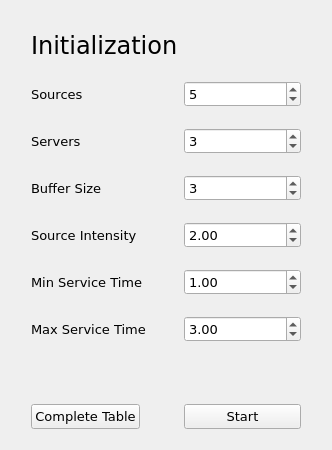
<?xml version="1.0" encoding="UTF-8"?>
<ui version="4.0">
 <class>MainWindow</class>
 <widget class="QMainWindow" name="MainWindow">
  <property name="geometry">
   <rect>
    <x>0</x>
    <y>0</y>
    <width>332</width>
    <height>421</height>
   </rect>
  </property>
  <property name="windowTitle">
   <string>Init Window</string>
  </property>
  <widget class="QWidget" name="centralWidget">
   <layout class="QGridLayout" name="gridLayout">
    <item row="0" column="0">
     <layout class="QFormLayout" name="formLayout">
      <property name="verticalSpacing">
       <number>21</number>
      </property>
      <property name="leftMargin">
       <number>20</number>
      </property>
      <property name="topMargin">
       <number>20</number>
      </property>
      <property name="rightMargin">
       <number>20</number>
      </property>
      <property name="bottomMargin">
       <number>10</number>
      </property>
      <item row="0" column="0">
       <widget class="QLabel" name="label">
        <property name="font">
         <font>
          <family>Verdana</family>
          <pointsize>18</pointsize>
         </font>
        </property>
        <property name="text">
         <string>Initialization</string>
        </property>
       </widget>
      </item>
      <item row="1" column="0">
       <widget class="QLabel" name="label_2">
        <property name="font">
         <font>
          <family>Verdana</family>
          <pointsize>10</pointsize>
         </font>
        </property>
        <property name="text">
         <string>Sources</string>
        </property>
       </widget>
      </item>
      <item row="1" column="1">
       <widget class="QSpinBox" name="sourceNumber">
        <property name="font">
         <font>
          <family>Verdana</family>
          <pointsize>10</pointsize>
         </font>
        </property>
        <property name="value">
         <number>5</number>
        </property>
       </widget>
      </item>
      <item row="2" column="0">
       <widget class="QLabel" name="label_3">
        <property name="font">
         <font>
          <family>Verdana</family>
          <pointsize>10</pointsize>
         </font>
        </property>
        <property name="text">
         <string>Servers</string>
        </property>
       </widget>
      </item>
      <item row="2" column="1">
       <widget class="QSpinBox" name="serverNumber">
        <property name="font">
         <font>
          <family>Verdana</family>
          <pointsize>10</pointsize>
         </font>
        </property>
        <property name="value">
         <number>3</number>
        </property>
       </widget>
      </item>
      <item row="3" column="0">
       <widget class="QLabel" name="label_4">
        <property name="font">
         <font>
          <family>Verdana</family>
          <pointsize>10</pointsize>
         </font>
        </property>
        <property name="text">
         <string>Buffer Size</string>
        </property>
       </widget>
      </item>
      <item row="3" column="1">
       <widget class="QSpinBox" name="bufferSize">
        <property name="font">
         <font>
          <family>Verdana</family>
          <pointsize>10</pointsize>
         </font>
        </property>
        <property name="value">
         <number>3</number>
        </property>
       </widget>
      </item>
      <item row="4" column="0">
       <widget class="QLabel" name="label_5">
        <property name="font">
         <font>
          <family>Verdana</family>
          <pointsize>10</pointsize>
         </font>
        </property>
        <property name="text">
         <string>Source Intensity</string>
        </property>
       </widget>
      </item>
      <item row="4" column="1">
       <widget class="QDoubleSpinBox" name="sourceInt">
        <property name="font">
         <font>
          <family>Verdana</family>
          <pointsize>10</pointsize>
         </font>
        </property>
        <property name="value">
         <double>2.000000000000000</double>
        </property>
       </widget>
      </item>
      <item row="5" column="0">
       <widget class="QLabel" name="label_6">
        <property name="font">
         <font>
          <family>Verdana</family>
          <pointsize>10</pointsize>
         </font>
        </property>
        <property name="text">
         <string>Min Service Time</string>
        </property>
       </widget>
      </item>
      <item row="5" column="1">
       <widget class="QDoubleSpinBox" name="serverIntMin">
        <property name="font">
         <font>
          <family>Verdana</family>
          <pointsize>10</pointsize>
         </font>
        </property>
        <property name="value">
         <double>1.000000000000000</double>
        </property>
       </widget>
      </item>
      <item row="6" column="0">
       <widget class="QLabel" name="label_7">
        <property name="font">
         <font>
          <family>Verdana</family>
          <pointsize>10</pointsize>
         </font>
        </property>
        <property name="text">
         <string>Max Service Time</string>
        </property>
       </widget>
      </item>
      <item row="6" column="1">
       <widget class="QDoubleSpinBox" name="serverIntMax">
        <property name="font">
         <font>
          <family>Verdana</family>
          <pointsize>10</pointsize>
         </font>
        </property>
        <property name="value">
         <double>3.000000000000000</double>
        </property>
       </widget>
      </item>
      <item row="8" column="0">
       <widget class="QPushButton" name="completeBtn">
        <property name="font">
         <font>
          <family>Verdana</family>
          <pointsize>10</pointsize>
         </font>
        </property>
        <property name="text">
         <string>Complete Table</string>
        </property>
       </widget>
      </item>
      <item row="8" column="1">
       <widget class="QPushButton" name="startBtn">
        <property name="font">
         <font>
          <family>Verdana</family>
          <pointsize>10</pointsize>
         </font>
        </property>
        <property name="text">
         <string>Start</string>
        </property>
       </widget>
      </item>
      <item row="7" column="1">
       <spacer name="horizontalSpacer">
        <property name="orientation">
         <enum>Qt::Horizontal</enum>
        </property>
        <property name="sizeHint" stdset="0">
         <size>
          <width>40</width>
          <height>20</height>
         </size>
        </property>
       </spacer>
      </item>
     </layout>
    </item>
   </layout>
  </widget>
 </widget>
 <layoutdefault spacing="6" margin="11"/>
 <tabstops>
  <tabstop>sourceNumber</tabstop>
  <tabstop>serverNumber</tabstop>
  <tabstop>bufferSize</tabstop>
  <tabstop>sourceInt</tabstop>
  <tabstop>serverIntMin</tabstop>
  <tabstop>serverIntMax</tabstop>
  <tabstop>startBtn</tabstop>
  <tabstop>completeBtn</tabstop>
 </tabstops>
 <resources/>
 <connections/>
</ui>
